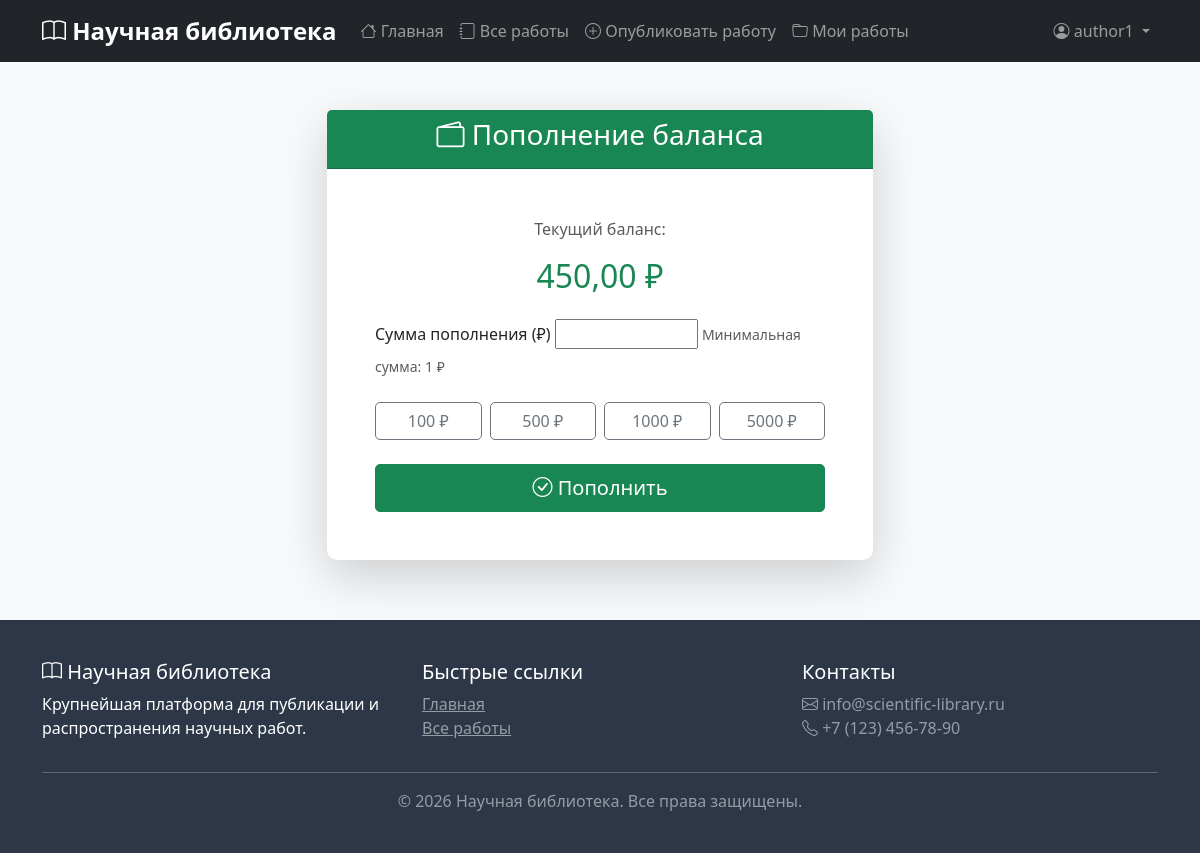
Before: /accounts/top-up/ (signed in) with the older database file.
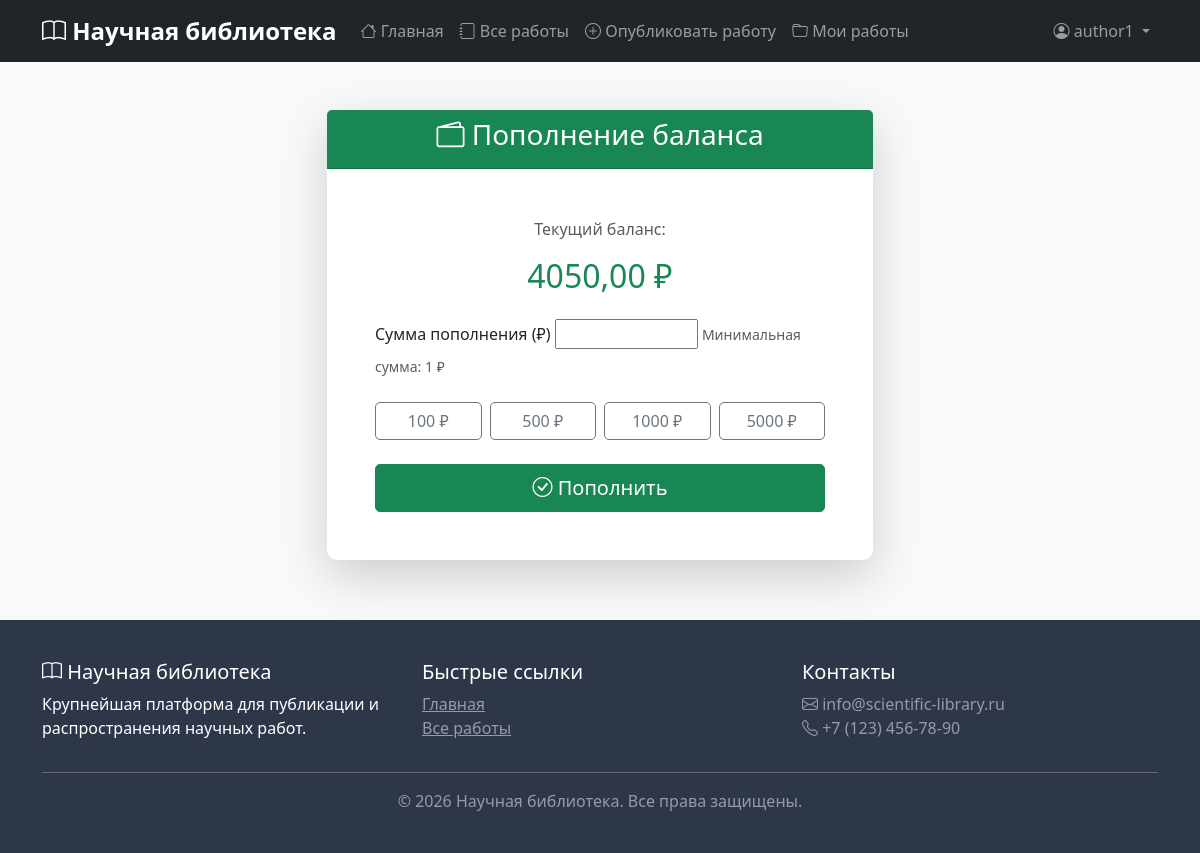
After: the same page with the newer database file.
### accounts/models.py (models this page shows, shortened)
class User(AbstractUser):
    ROLE_CHOICES = [
        ('user', 'Пользователь'),
        ('author', 'Автор'),
        ('moderator', 'Модератор'),
        ('admin', 'Администратор'),
    ]
    role = models.CharField(max_length=20, choices=ROLE_CHOICES, default='user')
    email = models.EmailField(unique=True)
    def can_publish(self):
        return self.role in ['author', 'moderator', 'admin']
    def is_moderator(self):
        return self.role in ['moderator', 'admin']

class UserProfile(models.Model):
    user = models.OneToOneField(User, on_delete=models.CASCADE, related_name='profile')
    balance = models.DecimalField(max_digits=10, decimal_places=2, default=0.00)
    avatar = models.ImageField(upload_to='avatars/', null=True, blank=True)
    bio = models.TextField(max_length=500, blank=True)
    institution = models.CharField(max_length=200, blank=True, help_text="Научное учреждение")
    created_at = models.DateTimeField(auto_now_add=True)
    updated_at = models.DateTimeField(auto_now=True)

### accounts/views.py (the view)
# urls.py: path('top-up/', views.top_up_balance, name='top_up_balance'),
@login_required
def top_up_balance(request):
    if request.method == 'POST':
        form = BalanceTopUpForm(request.POST)
        if form.is_valid():
            amount = form.cleaned_data['amount']
            request.user.profile.add_balance(amount)
            messages.success(request, f'Баланс пополнен на {amount} ₽')
            return redirect('accounts:profile')
    else:
        form = BalanceTopUpForm()
    return render(request, 'accounts/top_up_balance.html', {'form': form})

### accounts/forms.py (shortened to what this page needs)
class BalanceTopUpForm(forms.Form):
    amount = forms.DecimalField(min_value=0.01, max_value=10000, decimal_places=2)

### templates/accounts/top_up_balance.html (shortened to what this page needs)
{% extends 'base.html' %}
{% load static %}
{% block content %}
<div class="container">
    <div class="row justify-content-center mt-5">
        <div class="col-md-6">
            <div class="card shadow-lg border-0">
                <div class="card-header bg-success text-white text-center">
                    <h3><i class="bi bi-wallet2"></i> Пополнение баланса</h3>
                </div>
                <div class="card-body p-5">
                    <div class="text-center mb-4">
                        <p class="text-muted">Текущий баланс:</p>
                        <h2 class="text-success">{{ user.profile.balance }} ₽</h2>
                    </div>
                    <form method="post">
                        <div class="mb-4">
                            <label class="form-label">Сумма пополнения (₽)</label>
                            {{ form.amount }}
                            <small class="text-muted">Минимальная сумма: 1 ₽</small>
                        </div>
                        <div class="row g-2 mb-4">
                            <div class="col-3">
                                <button type="button" class="btn btn-outline-secondary w-100" onclick="setAmount(100)">100 ₽</button>
                            </div>
                            <div class="col-3">
                                <button type="button" class="btn btn-outline-secondary w-100" onclick="setAmount(500)">500 ₽</button>
                            </div>
                            <div class="col-3">
                                <button type="button" class="btn btn-outline-secondary w-100" onclick="setAmount(1000)">1000 ₽</button>
                            </div>
                            <div class="col-3">
                                <button type="button" class="btn btn-outline-secondary w-100" onclick="setAmount(5000)">5000 ₽</button>
                            </div>
                        </div>
                        <button type="submit" class="btn btn-success btn-lg w-100">
                            <i class="bi bi-check-circle"></i> Пополнить
                        </button>
                    </form>
                </div>
            </div>
        </div>
    </div>
</div>
{% endblock %}

### templates/base.html (shortened to what this page needs)
<!DOCTYPE html>
<html lang="ru">
<head>
    <link href="https://cdn.jsdelivr.net/npm/bootstrap@5.3.0/dist/css/bootstrap.min.css" rel="stylesheet">
    <link rel="stylesheet" href="https://cdn.jsdelivr.net/npm/bootstrap-icons@1.11.0/font/bootstrap-icons.css">
    {% load static %}
    <link href="{% static 'css/custom.css' %}" rel="stylesheet">
</head>
<body>
    <nav class="navbar navbar-expand-lg navbar-dark bg-dark sticky-top">
        <div class="container">
            <a class="navbar-brand" href="{% url 'index' %}">
                <i class="bi bi-book"></i> Научная библиотека
            </a>
            <div class="collapse navbar-collapse" id="navbarNav">
                <ul class="navbar-nav me-auto">
                    <li class="nav-item">
                        <a class="nav-link" href="{% url 'index' %}">
                            <i class="bi bi-house"></i> Главная
                        </a>
                    </li>
                    <li class="nav-item">
                        <a class="nav-link" href="{% url 'works:work_list' %}">
                            <i class="bi bi-journal"></i> Все работы
                        </a>
                    </li>
                    {% if user.is_authenticated %}
                        {% if user.can_publish %}
                        <li class="nav-item">
                            <a class="nav-link" href="{% url 'works:work_create' %}">
                                <i class="bi bi-plus-circle"></i> Опубликовать работу
                            </a>
                        </li>
                        {% endif %}
                        <li class="nav-item">
                            <a class="nav-link" href="{% url 'works:my_works' %}">
                                <i class="bi bi-folder"></i> Мои работы
                            </a>
                        </li>
                    {% endif %}
                </ul>
                <ul class="navbar-nav">
                    {% if user.is_authenticated %}
                        <li class="nav-item dropdown">
                            <a class="nav-link dropdown-toggle" href="#" id="userDropdown" role="button" data-bs-toggle="dropdown">
                                <i class="bi bi-person-circle"></i> {{ user.username }}
                            </a>
                        </li>
                    {% endif %}
                </ul>
            </div>
        </div>
    </nav>
    <main>
        {% block content %}
        {% endblock %}
    </main>
    <footer class="footer">
        <div class="container">
            <div class="row">
                <div class="col-md-4">
                    <h5><i class="bi bi-book"></i> Научная библиотека</h5>
                    <p>Крупнейшая платформа для публикации и распространения научных работ.</p>
                </div>
                <div class="col-md-4">
                    <h5>Быстрые ссылки</h5>
                    <ul class="list-unstyled">
                        <li><a href="{% url 'index' %}" class="text-white-50">Главная</a></li>
                        <li><a href="{% url 'works:work_list' %}" class="text-white-50">Все работы</a></li>
                    </ul>
                </div>
                <div class="col-md-4">
                    <h5>Контакты</h5>
                    <p class="text-white-50">
                        <i class="bi bi-envelope"></i> info@scientific-library.ru<br>
                        <i class="bi bi-telephone"></i> +7 (123) 456-78-90
                    </p>
                </div>
            </div>
            <hr class="bg-light">
            <div class="text-center">
                <p class="text-white-50 mb-0">&copy; 2026 Научная библиотека. Все права защищены.</p>
            </div>
        </div>
    </footer>
</body>
</html>

Changed rows visible on the page:
changed User "author1": profile.balance "450,00" → "4050,00"
